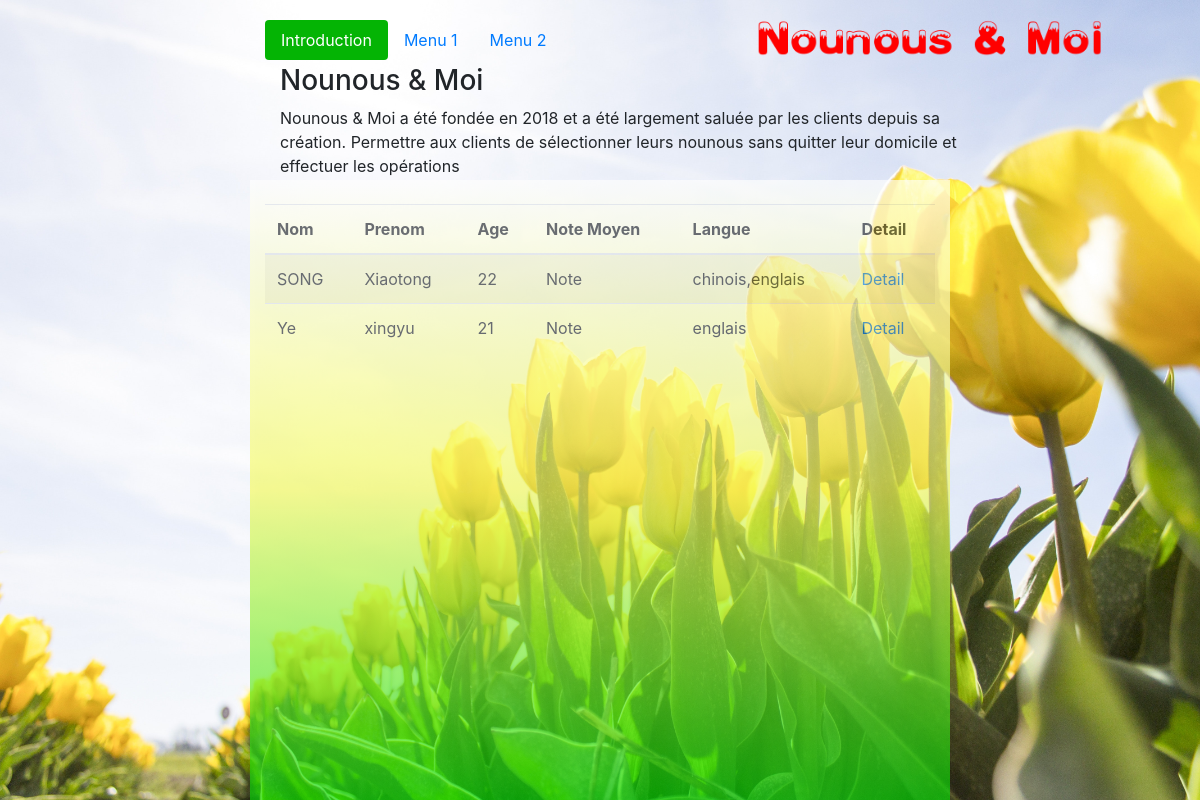
The page /filtrer_nounous.php on the database as committed earlier.
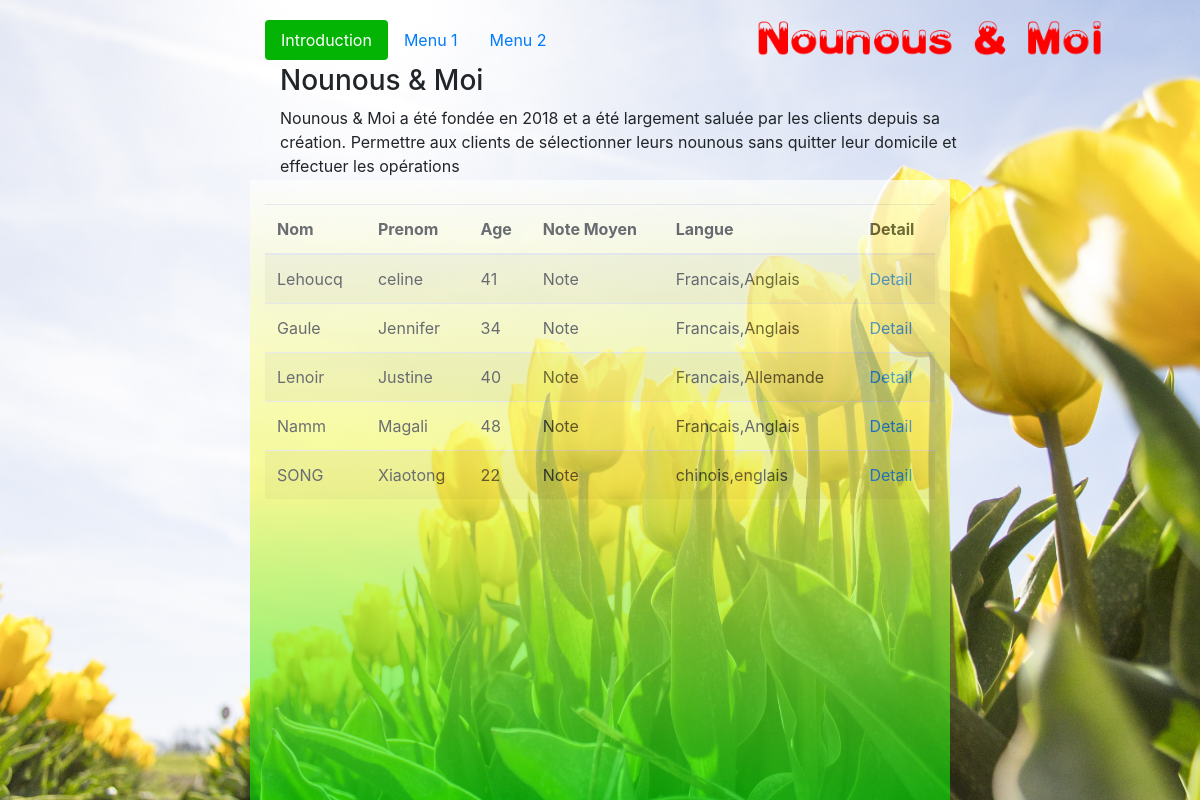
The same page on the database as committed later.
### tables this page shows
CREATE TABLE IF NOT EXISTS `nounous` (
  `id_nounous` int(5) NOT NULL,
  `login` varchar(20) NOT NULL,
  `mot de passe` varchar(20) NOT NULL,
  `nom` varchar(20) NOT NULL,
  `prenom` varchar(20) NOT NULL,
  `age` smallint(3) NOT NULL,
  `ville` varchar(20) NOT NULL,
  `situation` varchar(255) NOT NULL,
  `email` varchar(255) NOT NULL,
  `portable` bigint(8) NOT NULL,
  `photo` tinytext NOT NULL,
  `langues` tinytext NOT NULL,
  `presentation` longtext,
  `experience` tinytext,
  `heure_debut` int(3) DEFAULT NULL,
  `heure_fin` int(3) DEFAULT NULL,
  `date_debut` date DEFAULT NULL,
  `date_fin` date DEFAULT NULL,
  `jour` varchar(75) DEFAULT NULL,
  `notemoyen` float DEFAULT NULL,
  PRIMARY KEY (`login`),
  UNIQUE KEY `id_nounous` (`id_nounous`) USING BTREE
);

### filtrer_nounous.php (the view, shortened to what this page needs)
<?php
    function filtrer_nounous_DBR(){
        echo "<table class='table table-striped'>";
        echo "<thead>";
        echo "<tr>";
        echo "<th>Nom</th>";
        echo "<th>Prenom</th>";
        echo "<th>Age</th>";
        echo "<th>Note Moyen</th>";
        echo "<th>Langue</th>";
        echo "<th>Detail</th>";
        echo "</tr>";
        echo "</thead>";
        echo "<tbody>";
        $sql_sentence="select * from nounous where situation ='normal'";
        $sql_sentence=$sql_sentence.";";
        print("<br/>");
        $DB_conn = mysqli_connect ('localhost','solange','abc1234567','nounous');
        $DB_result = mysqli_query($DB_conn,$sql_sentence);
        if ($DB_result){
            while($temp = mysqli_fetch_array ($DB_result,MYSQLI_ASSOC)){
                print("<tr>");
                print("<td>".$temp["nom"]."</td>");
                print("<td>".$temp["prenom"]."</td>");
                print("<td>".$temp["age"]."</td>");
                print("<td>Note</td>");
                print("<td>".$temp["langues"]."</td>");
                print("<td><a href='nounous_detail.php?id_nounous=".$temp['id_nounous']."'target='_blank'>Detail</a></td>");
                print("</tr>");
            }
        }
      echo "</tbody>";
      echo "</table>";
    }
?>
<!DOCTYPE html>
<html>
<head>
    <link rel="stylesheet" href="css/bootstrap.css">
    <link rel="stylesheet" href="css/form.css">
    <link rel="stylesheet" href="css/main.css">
</head>
<body>
<img class='logo' src="img/logo.png" href="http://localhost/LO07_projet/index.html">
<div class="container" id="A">
    <ul class="nav nav-pills" role="tablist" id="navigation">
        <li class="nav-item">
          <a class="nav-link active" data-toggle="pill" href="#Introduction">Introduction</a>
        </li>
        <li class="nav-item">
            <a class="nav-link" data-toggle="pill" href="#menu1">Menu 1</a>
        </li>
        <li class="nav-item">
            <a class="nav-link" data-toggle="pill" href="#menu2">Menu 2</a>
        </li>
    </ul>
    <div class="tab-content">
        <div id="Introduction" class="container tab-pane active"><br>
            <h3>Nounous & Moi</h3>
            <p>
            Nounous & Moi a été fondée en 2018 et a été largement saluée par les clients depuis sa création. Permettre aux clients de sélectionner leurs nounous sans quitter leur domicile et effectuer les opérations
            </p>
        </div>
    </div>
</div>
<div class="container" id="B">
</div>
<div class="container myform" id="C">
    <?php filtrer_nounous_DBR(); ?>
</div>
</body>
</html>

### css/form.css (style rules this page uses)
.myform { background: -webkit-linear-gradient( top,white,#F4FA58,#01DF01 ); filter:alpha(Opacity=80);-moz-opacity:0.5;opacity: 0.65; }

### css/main.css (style rules this page uses)
body { background-image: url(../img/imgx/bg.jpg); background-repeat:no-repeat; width:100%; background-size:cover; }
#A { width: 750px; height: 100px; position: absolute; top:0px; left: 250px; }
#navigation { position: relative; top: 20px; }
.logo { width: 360px; position: absolute; top: 17px; right:90px ; }
#B { width: 135px; height: 800px; position: absolute; top:0px; left: 0px; transition:width 2s; }
#C { width: 700px; height: 620px; position: absolute; left: 250px; top: 180px; }

Rows that differ between the two databases and show on the page:
removed nounous: nom "Ye", prenom "xingyu", age "21", langues "englais"
added nounous: nom "Lehoucq", prenom "celine", age "41", langues "Francais,Anglais"
added nounous: nom "Gaule", prenom "Jennifer", age "34", langues "Francais,Anglais"
added nounous: nom "Lenoir", prenom "Justine", age "40", langues "Francais,Allemande"
added nounous: nom "Namm", prenom "Magali", age "48", langues "Francais,Anglais"
